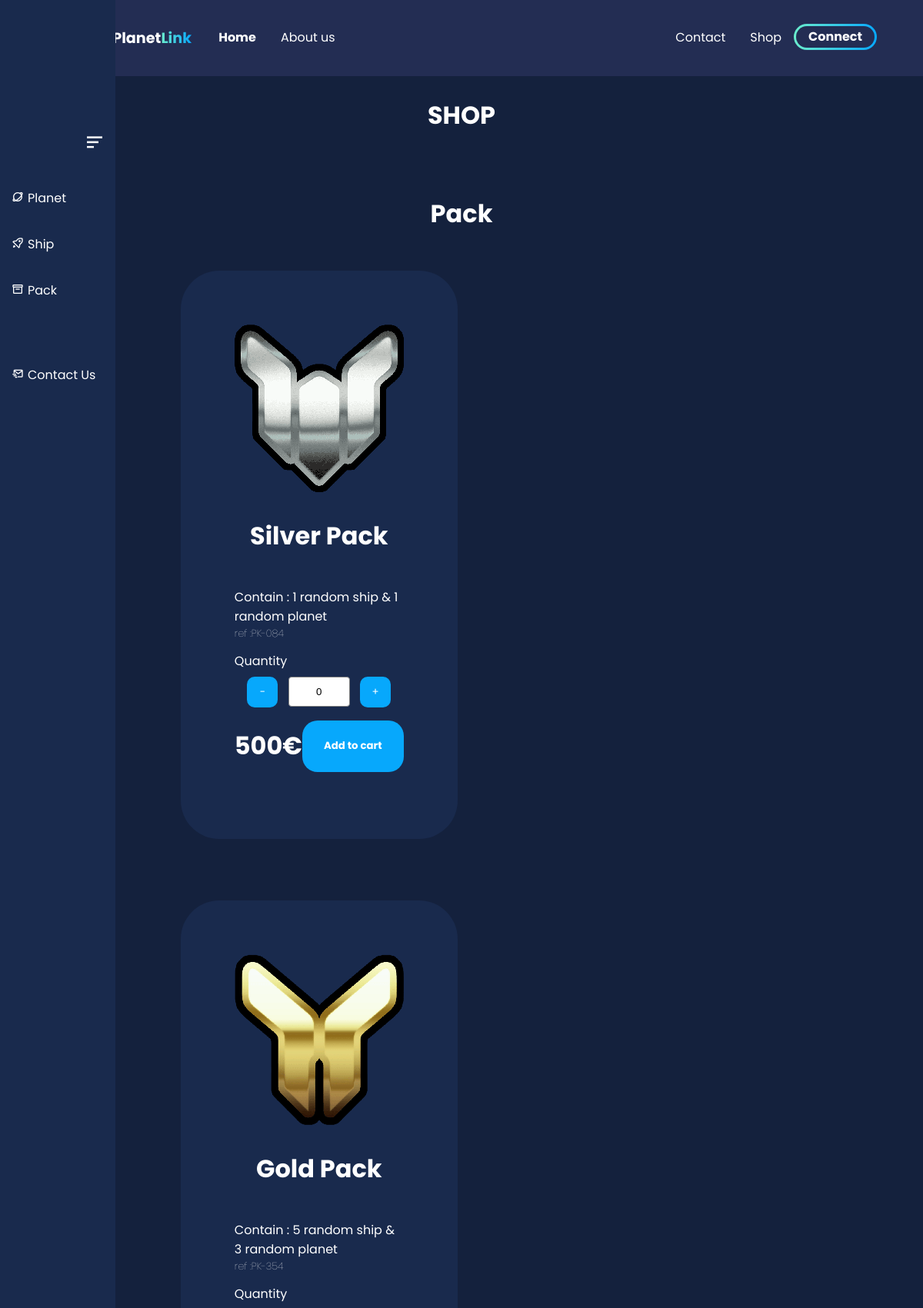
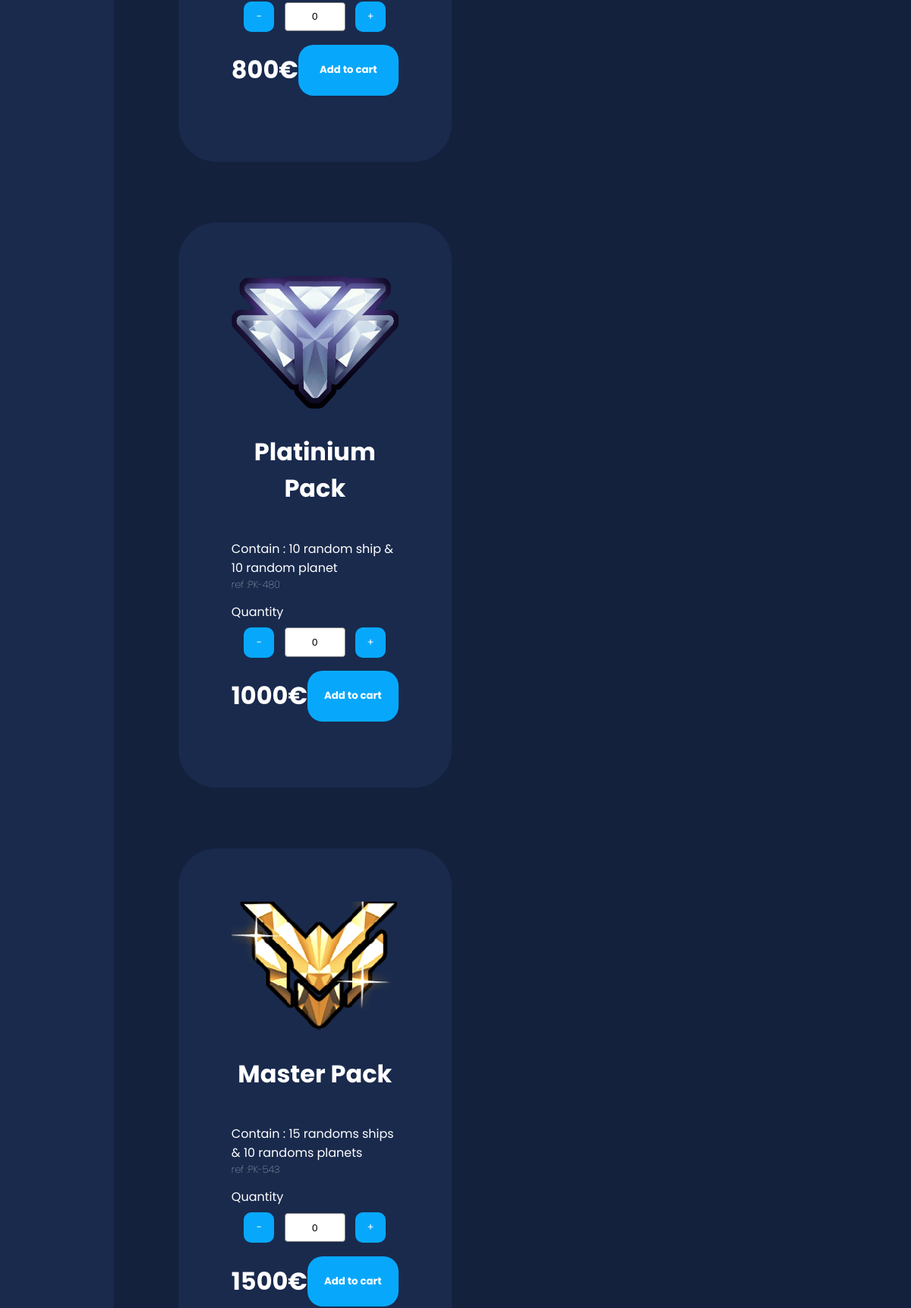
The page /shop.php?cat=Pack (upper part) on the database its author committed (2 pictures, top to bottom).
### tables this page shows
CREATE TABLE `logotype` (`type` TEXT NOT NULL, `logo` TEXT NOT NULL);

CREATE TABLE `product` ( `image` TEXT NOT NULL , `name` TEXT NOT NULL , `description` TEXT NOT NULL , `number` TEXT NOT NULL , `stock` INT NOT NULL , `price` INT NOT NULL , `id` INT NULL , `type` TEXT NOT NULL );

### shop.php (the view, shortened to what this page needs)
<!DOCTYPE html>
<html lang="en">
<head>
    <link rel="stylesheet" href="./style/style.css">
    <link rel="stylesheet" href="./style/shop.css">
    <link rel="stylesheet" href="./style/lightbox.css">
</head>
<body>
    <?php
        include ("./phpLinkedPages/sidebar.php");
    ?>
   <div class="main">
   <section class="sales-section" id="sales-id">
       <h1 class="SHOP">SHOP</h1>
       <h2 class="shop-section-title"><?php echo $_GET["cat"] ?></h2>
       <div class="planet-container">
        <?php
        function getProducts($type){
            global $db;
            $sql = "SELECT * FROM product WHERE type='".$type."'";
            $check = $db->prepare($sql, array(PDO::ATTR_CURSOR, PDO::CURSOR_SCROLL));
            $check ->execute();
            $bigarray = array();
            while ($row = $check->fetch(PDO::FETCH_NUM, PDO::FETCH_ORI_NEXT)){
                $array = array();
                $save = "";
                for ($i = 0; $i<count($row); $i++){
                    array_push($array, $row[$i]);
                    if ($i == 1){
                        $save = $row[$i];
                    }
                }
                $bigarray[$save] = $array;
            }
            return $bigarray;
        };
        $bigarray = getProducts($_GET["cat"]);
        foreach($bigarray as $product => $info){
            product($info);
        }
         ?>
           <?php
           function product($product){
            echo'
            <div class="product">
            <form action="cart_back.php?val='.$_GET["cat"].'" method="post" >
            <input type="hidden" name="hidden_name" value="'.$product[1].'">
            <input type="hidden" name="hidden_price" value="'.$product[5].'">
            <input type="hidden" name="hidden_stock" value="'.$product[4].'">
                <div class = "product-img">
                    <img src="./images/'.$product[0].'" class="product-img">
                </div>
               <div class="product-header">
                   <h2 class="product-name">'.$product[1].'</h2>
                   <p class="product-detail">'.$product[2].'</p>
                   <h3 class="product-ref">ref :'.$product[3].'</h3>
                ';
               echo'
               </div>
               <div class="product-body">
                <label for="qty">Quantity</label>
                <div class="counter-containner">
                    <button class="decrement" type="button">-</button>
                    <input type="text" name="qty" id="1" value="0" class="input-qty">
                    <button class="increment" type="button">+</button>
                </div>
                <div class="product-info">
                    <h2 class="product-price">'.$product[5].'€</h2>
                    <button class="product-cta" type="sumbit" name="add_cart">Add to cart</button>
                </div>
            </div>
            </form>
           </div>';
           };?>
   </section>
    </div>
</body>
</html>

### style/style.css (style rules this page uses)
:root { --primary-color : linear-gradient(90deg, rgba(106,237,205,1) 0%, rgba(7,168,252,1) 100%); }
html { scroll-behavior: smooth; }
body { background: #14213D; color: white; margin: 0; font-family: 'Poppins'; }
section { padding: 5em 2em; }
.input-qty { width: 6em; text-align: center; margin: 0px 1em 0px 1em; }
h2 { font-size: 2em; }
label { display: block; font: 1.2em; margin-bottom: .5em; }
input, textarea { width: 100%; padding: .8em; border-radius: .3em; border: 1px solid gray; box-sizing: border-box; }
@media only screen and (min-width: 1080px) { section { padding: 10em 4em; } }

### style/shop.css (style rules this page uses)
.sales-section { background: #14213d; color: white; padding-top: 0; font-size: 1em; }
.sales-section { display: flex; flex-direction: column; }
.planet-container { display: flex; flex-wrap: wrap; justify-content: space-between; padding: 0px 15% 0px 15%; }
.product { background: #192a4d; padding: 70px; border-radius: 50px; max-width: 220px; margin:0px 10px 80px 10px; max-height: 1000px; }
.product-img img { max-width: 220px; width: 100%; justify-content: center; }
.product-ref, .stock, .stock-title { font-weight: lighter; font-size: small; margin-top: 0px; height: 100%; }
.product-detail { margin-bottom: 0px; }
.product-name { text-align: center; }
.product-body { position: relative; bottom: 0; }
.product-header { display: flex; flex-direction: column; }
.product-cta, #stock-btn { background-color: rgba(7,168,252,1); cursor: pointer; border-radius: 20px; width: 10em; height: 5em; border: none; color: white; font-weight: bold; font-family: 'Poppins'; }
.product-info { display: flex; justify-content: space-between; align-items: center; }
.counter-containner { display: flex; align-items: center; justify-content: center; }
.counter-containner button { background-color: rgba(7,168,252,1); border: none; color: white; font-family: 'Poppins'; border-radius: 10px; height: 40px; width: 40px; cursor: pointer; }
.SHOP { text-align: center; font-size: 2em; margin-bottom: 0; }
.shop-section-title { text-align: center; margin-top: 80px; margin-bottom: 50px; }

### rows shown on the page
product: image (picture), name "Silver Pack", description "Contain : 1 random ship & 1 random planet", number "PK-084", price "500"
product: image (picture), name "Gold Pack", description "Contain : 5 random ship & 3 random planet", number "PK-354", price "800"
product: image (picture), name "Platinium Pack", description "Contain : 10 random ship & 10 random planet", number "PK-480", price "1000"
product: image (picture), name "Master Pack", description "Contain : 15 randoms ships & 10 randoms planets", number "PK-543", price "1500"

### other values the page prints
$cat "Planet"
$cat "Ship"
$cat "Pack"
$_GET["cat"] "Pack"
